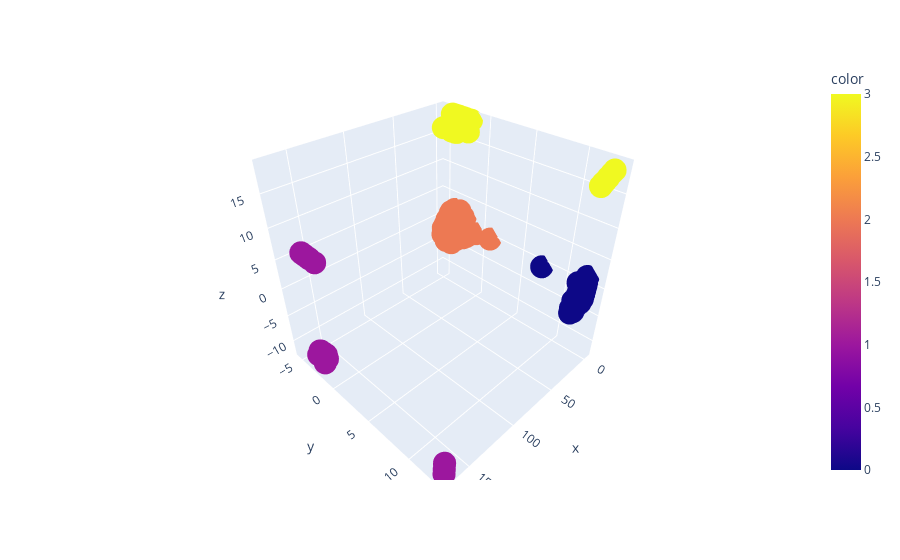

The code cell stored with this chart in its notebook:
### Markdown cell above
- `n_clusters=3` KMeans assigns points that are visibily far apart into 1 cluster.

### Code cell
# PC1, PC2, PC3 visualization
def isolate():
    X_train_final = preprocessor.fit_transform(X=X_train)
    kmeans = kmeans_list[4-2]

    x, y, z = X_train_final.T

    fig = px.scatter_3d(x=x, y=y, z=z, color=kmeans.labels_)
    fig.show()

isolate()

### Figure 1 — Plotly figure (JSON) as saved in the notebook; plotly's stock layout.template omitted (floating-point values rounded to 4 significant figures; data arrays with more than 128 entries replaced by an {"elided": "..."} marker saying what was removed)
{"data": [{"hovertemplate": "x=%{x}<br>y=%{y}<br>z=%{z}<br>color=%{marker.color}<extra></extra>", "legendgroup": "", "marker": {"color": {"elided": "4465 int values"}, "coloraxis": "coloraxis", "symbol": "circle"}, "mode": "markers", "name": "", "scene": "scene", "showlegend": false, "type": "scatter3d", "x": {"elided": "4465 float values"}, "y": {"elided": "4465 float values"}, "z": {"elided": "4465 float values"}}], "layout": {"coloraxis": {"colorbar": {"title": {"text": "color"}}, "colorscale": [[0, "#0d0887"], [0.1111, "#46039f"], [0.2222, "#7201a8"], [0.3333, "#9c179e"], [0.4444, "#bd3786"], [0.5556, "#d8576b"], [0.6667, "#ed7953"], [0.7778, "#fb9f3a"], [0.8889, "#fdca26"], [1, "#f0f921"]]}, "legend": {"tracegroupgap": 0}, "margin": {"t": 60}, "scene": {"domain": {"x": [0, 1], "y": [0, 1]}, "xaxis": {"title": {"text": "x"}}, "yaxis": {"title": {"text": "y"}}, "zaxis": {"title": {"text": "z"}}}}}
